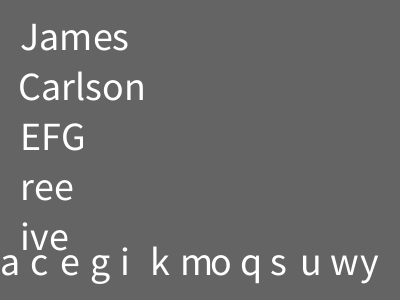
Frame 1 (no input)
Frame 60 (the mouse pressed at the canvas centre just before this capture): identical to frame 1, image omitted
Frame 120 (the mouse held since frame 60 and released just before this capture): identical to frame 1, image omitted

The Processing sketch that drew this single still picture (run headless with seeded random() and noise(); from frame 60 on, the mouse is pressed at the canvas centre):

// Processing sketch: sketch_231108a
// ── sketch_231108a.pde
void setup() {
  size(400, 300);
  textSize(40);
}

void draw() {
  background(100);
  String name = "James Carlson";
  splitAndShowName(name);
  // p1();

  String a = "ABCDEFG";
  drawLastThree(a, 20, 150);
  
  String b = "one-two-three";
  drawLastThree(b, 20, 200);
  
  String c = "one-two-three-four-five";
  drawLastThree(c, 20, 250);
  
  String alpha = "abcdefghijklmnopqrstuvwxyz";
  everyOther(alpha);
}

void p1() {
  String line = "Hello, world!";
  String word = "holiday";

  int i;
  int j;
  int index;

  i = line.indexOf("world");
  j = word.indexOf("holiday");

  index = word.indexOf("sun");

  println(i, j, index);
}

void splitAndShowName(String name) {
  // int str = name.indexOf(" ");
  String n1 = name.substring(0, 5);
  String n2 = name.substring(5);
  text(n1, 20, 50);
  text(n2, 10, 100);
}

void drawLastThree(String str, int x, int y) {
  int count = str.length();
  String modifiedStr = str.substring(count - 3);
  text(modifiedStr, x, y);
}

void everyOther(String str) {
  int count = str.length();
  for (int i = 0; i < count; i += 2) {
    char letter = str.charAt(i);
    println(letter);
    text(letter, i*15, 275);
  }
}
